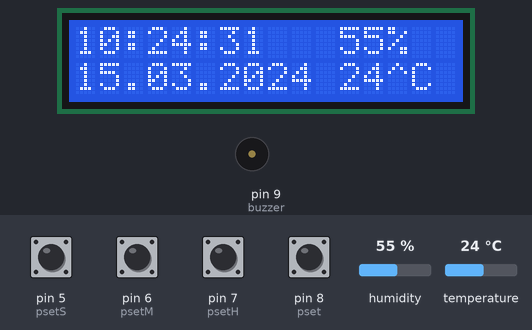
A sketch run on a simulated Arduino Uno, built with avr-gcc and run on an emulated ATmega328P. Parts: 16×2 character LCD, buzzer (waves = sounding, pin HIGH). The inputs (shaded band) are chosen by the test bench; at power-on: pin 5 (psetS), pin 6 (psetM), pin 7 (psetH), pin 8 (pset) LOW, humidity 55 %, temperature 24 °C. The local clock reads 2024-03-15 10:24:30 at power-on unless the sketch sets it.

Above: at 1.2 s.
1.3 s: pin 8 (pset) pulled HIGH for 0.15 s
At 2.7 s:
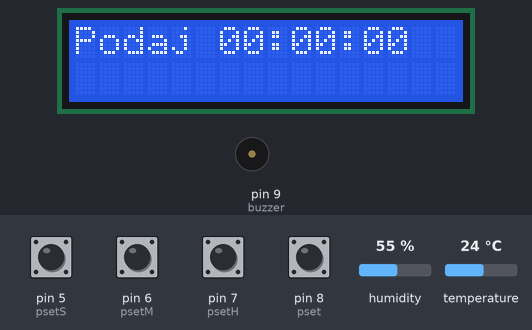
3.8 s: pin 5 (psetS) pulled HIGH for 1 s
At 5.4 s:
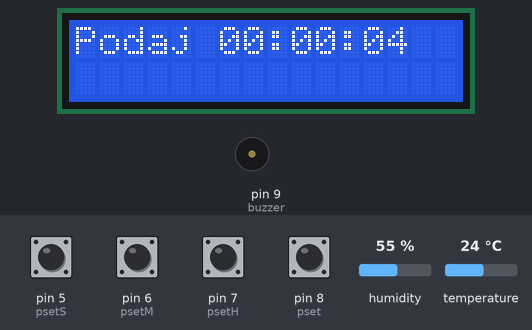
6.3 s: pin 6 (psetM) pulled HIGH for 0.15 s
At 7.4 s:
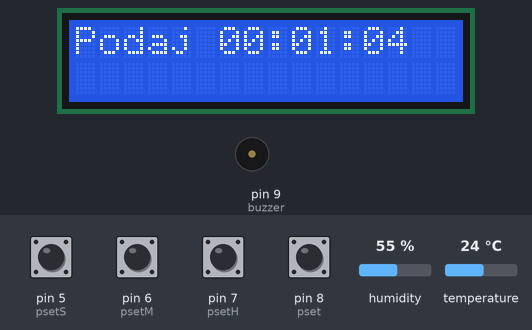
8.1 s: pin 7 (psetH) pulled HIGH for 0.15 s
At 9.6 s:
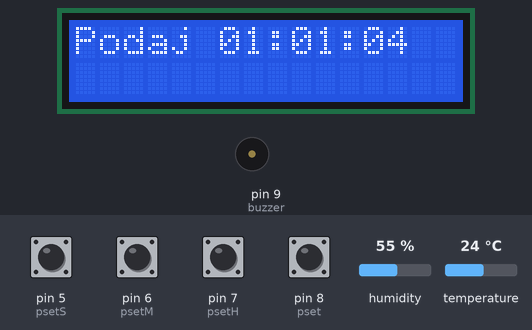
9.9 s: pin 5 (psetS) pulled HIGH for 0.15 s
At 11.2 s:
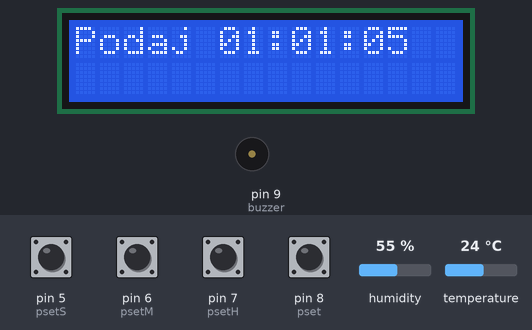
11.7 s: pin 6 (psetM) pulled HIGH for 1 s
At 14.3 s:
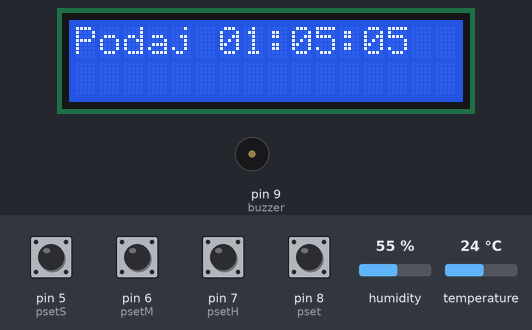
Timing chart, 0 to 15.2 s (numbered marks = the images above; inputs shaded):
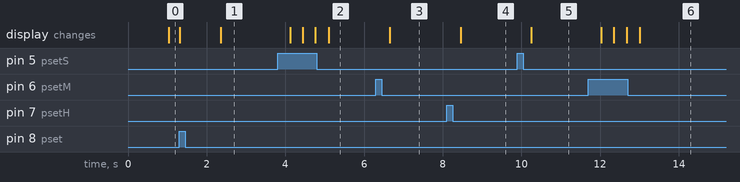

Measured:
- after the input at 1.3 s, the display: first changes at once (image 1 shows a later state)
- after the input at 3.8 s, the display: first changes after 0.32 s (image 2 shows a later state)
- after the input at 6.3 s, the display: changes after 0.36 s (image 3)
- after the input at 8.1 s, the display: changes after 0.36 s (image 4)
- after the input at 9.9 s, the display: changes after 0.35 s (image 5)
- after the input at 11.7 s, the display: first changes after 0.33 s (image 6 shows a later state)

The sketch:

budzik.ino
```cpp
#include <DHT.h>


#include <LCD.h>
#include <LiquidCrystal.h>
#include <LiquidCrystal_I2C.h>
#include <Time.h>
#include <TimeLib.h>
#include <DS1302.h>
#include <Wire.h>
#define DHTPIN 10          // numer pinu sygnałowego
#define DHTTYPE DHT11     // typ czujnika (DHT11). Jesli posiadamy DHT22 wybieramy DHT22

DHT dht(DHTPIN, DHTTYPE); // definicja czujnika

LiquidCrystal_I2C lcd(0x27, 2, 1, 0, 4, 5, 6, 7, 3, POSITIVE);


DS1302 rtc(2, 3, 4);

// Init a Time-data structure
Time t;

 //int dht_dpin = A0;
 //DHT dht(dht_dpin, DHT11);
// Set the LCD address to 0x27 for a 16 chars and 2 line display
//LiquidCrystal_I2C lcd(0x3F, 16, 2);
//#include <DS1302.h>

int pset = 8; // pushbutton for setting alarm
int psetH = 7; // pushbutton for godzina
int psetM = 6 ; // pushbutton for minuta
int psetS = 5; // pushbutton for sekunda


int buzzer = 9;
int h;
int m;
int s;
int activate=0;


void setup()
{
  // Set the clock to run-mode, and disable the write protection
  rtc.halt(false);
  rtc.writeProtect(false);

    dht.begin();

  // Setup LCD to 16x2 characters
  lcd.begin(16, 2);


pinMode(buzzer, OUTPUT);
}


void loop()
{

// Odczyt temperatury i wilgotności powietrza
  int t = dht.readTemperature();
  int h = dht.readHumidity();

  // Sprawdzamy czy są odczytane wartości
  if (isnan(t) || isnan(h))
  {
  } else
  {

    lcd.setCursor(11, 0);
    // Jeśli tak, wyświetlamy wyniki pomiaru
    lcd.print(h);
    lcd.print("%");
    lcd.setCursor(11, 1);
    lcd.print(t);
    lcd.println("^C");
  }


 if (activate == 0) {
  // Display time centered on the upper line
  lcd.setCursor(0, 0);
  lcd.print(rtc.getTimeStr());


  // Display abbreviated Day-of-Week in the lower left corner
 // lcd.setCursor(0, 1);
 // lcd.print(rtc.getDOWStr(FORMAT_SHORT));

  // Display date in the lower right corner
  lcd.setCursor(0, 1);
  lcd.print(rtc.getDateStr());


 if ( rtc.getTime().hour== h &&  rtc.getTime().min== m &&  rtc.getTime().sec==s) {

  lcd.setCursor(4, 0);
  lcd.print(rtc.getTimeStr());

  pinMode(9, OUTPUT);
  digitalWrite(9, HIGH);
  delay(300);
  digitalWrite(9, LOW);
  delay(50);
  digitalWrite(9, HIGH);
  delay(300);
  digitalWrite(9, LOW);
  delay(100);
  tone(6,400,300);
  delay (500);
 }


 } // setting button pressed


 if (digitalRead(pset) == HIGH) {
 activate=1;
 lcd.clear();
 delay(1000);
 }


 while(activate == 1){
 lcd.setCursor(0,0);
 lcd.print("Podaj");
  if(h<10){
    lcd.setCursor(6,0);
 lcd.print("0");
  lcd.setCursor(7,0);
 lcd.print(h);
 }

 if(h>=10){

  lcd.setCursor(6,0);
 lcd.print(h);
 }
 if (h>23){
 h=0;
 lcd.clear(); }


  lcd.setCursor(8,0);
 lcd.print(":");


 if(m<10){
  lcd.setCursor(9,0);
 lcd.print("0");
  lcd.setCursor(10,0);
 lcd.print(m);
 }

 if(m>=10){
  lcd.setCursor(9,0);
 lcd.print(m);
 }
 if (m>59){
 m=0;
 lcd.clear(); }


 lcd.setCursor(11,0);
 lcd.print(":");


 if(s<10){
  lcd.setCursor(12,0);
 lcd.print("0");
  lcd.setCursor(13,0);
 lcd.print(s);
 }

 if(s>=10){
  lcd.setCursor(12,0);
 lcd.print(s);
 }
 if (s>59){
 s=0;
 lcd.clear(); }

 if (digitalRead(psetH) == HIGH){
 h++;

 delay(300);
 }
 if (digitalRead(psetM) == HIGH){
 m++;

delay(300);
 }

 if (digitalRead(psetS) == HIGH){
 s++;

 delay(300);
 }

 if (digitalRead(pset) == HIGH){
 activate = 0;
 lcd.clear();
 delay(300);
 }
 }

}
```
